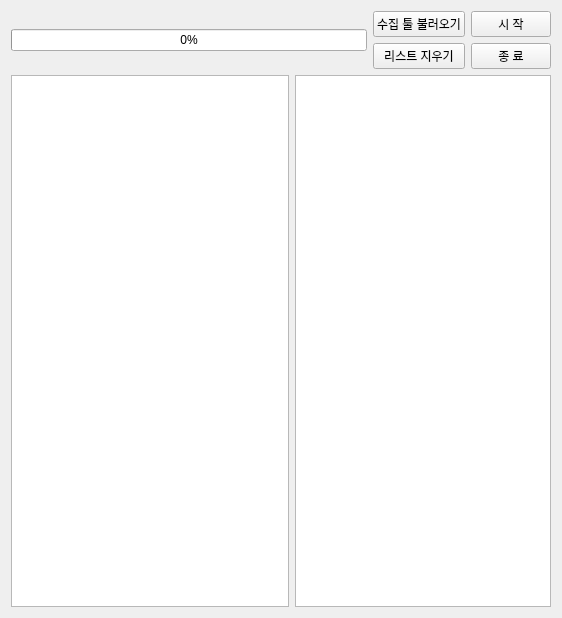
<?xml version="1.0" encoding="UTF-8"?>
<ui version="4.0">
 <class>Collect</class>
 <widget class="QWidget" name="Collect">
  <property name="geometry">
   <rect>
    <x>0</x>
    <y>0</y>
    <width>562</width>
    <height>618</height>
   </rect>
  </property>
  <property name="windowTitle">
   <string>Form</string>
  </property>
  <layout class="QGridLayout" name="gridLayout">
   <item row="1" column="3">
    <widget class="QPushButton" name="close">
     <property name="text">
      <string>종 료</string>
     </property>
    </widget>
   </item>
   <item row="0" column="3">
    <widget class="QPushButton" name="start">
     <property name="text">
      <string>시 작</string>
     </property>
    </widget>
   </item>
   <item row="2" column="0">
    <widget class="QListWidget" name="collectList"/>
   </item>
   <item row="2" column="1" colspan="3">
    <widget class="QTextBrowser" name="progressText"/>
   </item>
   <item row="0" column="2">
    <widget class="QPushButton" name="fileOpen">
     <property name="text">
      <string>수집 툴 불러오기</string>
     </property>
    </widget>
   </item>
   <item row="1" column="2">
    <widget class="QPushButton" name="deleteView">
     <property name="text">
      <string>리스트 지우기</string>
     </property>
    </widget>
   </item>
   <item row="0" column="0" rowspan="2" colspan="2">
    <widget class="QProgressBar" name="progressBar">
     <property name="value">
      <number>0</number>
     </property>
    </widget>
   </item>
  </layout>
 </widget>
 <resources/>
 <connections/>
</ui>
